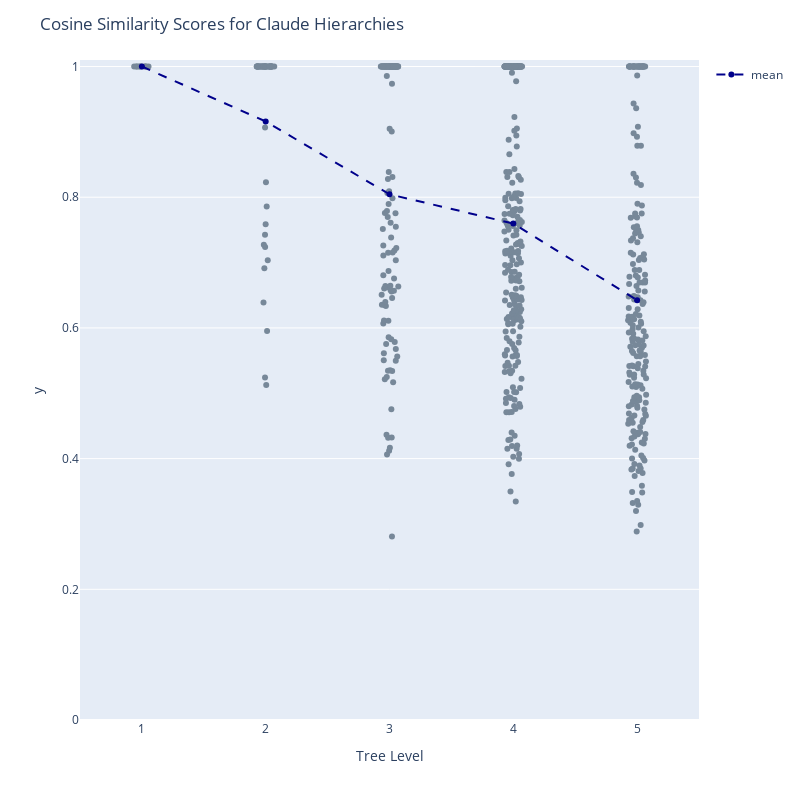

Here is the notebook cell this chart was saved with:
### Markdown cell above
claude 5 iterations

### Code cell
claude_5x_scores = {}
for level in range(1,6):
    score, top_scores, hierarchy_1_embeddings, hierarchy_2_embeddings = cos_scores(claude_5x_1_embeddings['level_' + str(level) + '_embeddings'], claude_5x_2_embeddings['level_' + str(level) + '_embeddings'])
    claude_5x_scores['level_' + str(level) + '_score'] = [float(np_float) for np_float in top_scores]

levels = [1, 2, 3, 4, 5, 6]


all_levels = []
all_scores = []
means = []

for level in range(1,6):
    x = [level] * len(claude_5x_scores['level_' + str(level) + '_score'])
    y = claude_5x_scores['level_' + str(level) + '_score']
    mean_score = mean(y)
    all_levels.extend(x)
    all_scores.extend(y)
    means.append(mean_score)

viz_df = pd.DataFrame(all_levels, all_scores)
fig = px.strip(viz_df, x = all_levels, y = all_scores)

fig.update_traces(marker_color = 'lightslategrey')
fig.add_trace(go.Scatter(x = levels, 
                         y = means,
                         name = 'mean',
                        #  marker_color = 'darkblue',
                         line=dict(color='darkblue', width=2, dash='dash'),
                         ))
fig.update_layout(height = 800, width = 800, title = 'Cosine Similarity Scores for Claude Hierarchies',
                  xaxis_title = 'Tree Level',yaxis_range = [0,1.01])

fig.show()

### Figure 1 — Plotly figure (JSON) as saved in the notebook; plotly's stock layout.template omitted (floating-point values rounded to 4 significant figures; data arrays with more than 128 entries replaced by an {"elided": "..."} marker saying what was removed)
{"data": [{"alignmentgroup": "True", "boxpoints": "all", "fillcolor": "rgba(255,255,255,0)", "hoveron": "points", "hovertemplate": "x=%{x}<br>y=%{y}<extra></extra>", "legendgroup": "", "line": {"color": "rgba(255,255,255,0)"}, "marker": {"color": "lightslategrey"}, "name": "", "offsetgroup": "", "orientation": "v", "pointpos": 0, "showlegend": false, "type": "box", "x": {"elided": "644 int values"}, "x0": " ", "xaxis": "x", "y": {"elided": "644 float values"}, "y0": " ", "yaxis": "y"}, {"line": {"color": "darkblue", "dash": "dash", "width": 2}, "name": "mean", "type": "scatter", "x": [1, 2, 3, 4, 5, 6], "y": [1.0, 0.9159, 0.8045, 0.7597, 0.6424]}], "layout": {"boxmode": "group", "height": 800, "legend": {"tracegroupgap": 0}, "margin": {"t": 60}, "title": {"text": "Cosine Similarity Scores for Claude Hierarchies"}, "width": 800, "xaxis": {"anchor": "y", "domain": [0, 1], "title": {"text": "Tree Level"}}, "yaxis": {"anchor": "x", "domain": [0, 1], "range": [0, 1.01], "title": {"text": "y"}}}}
